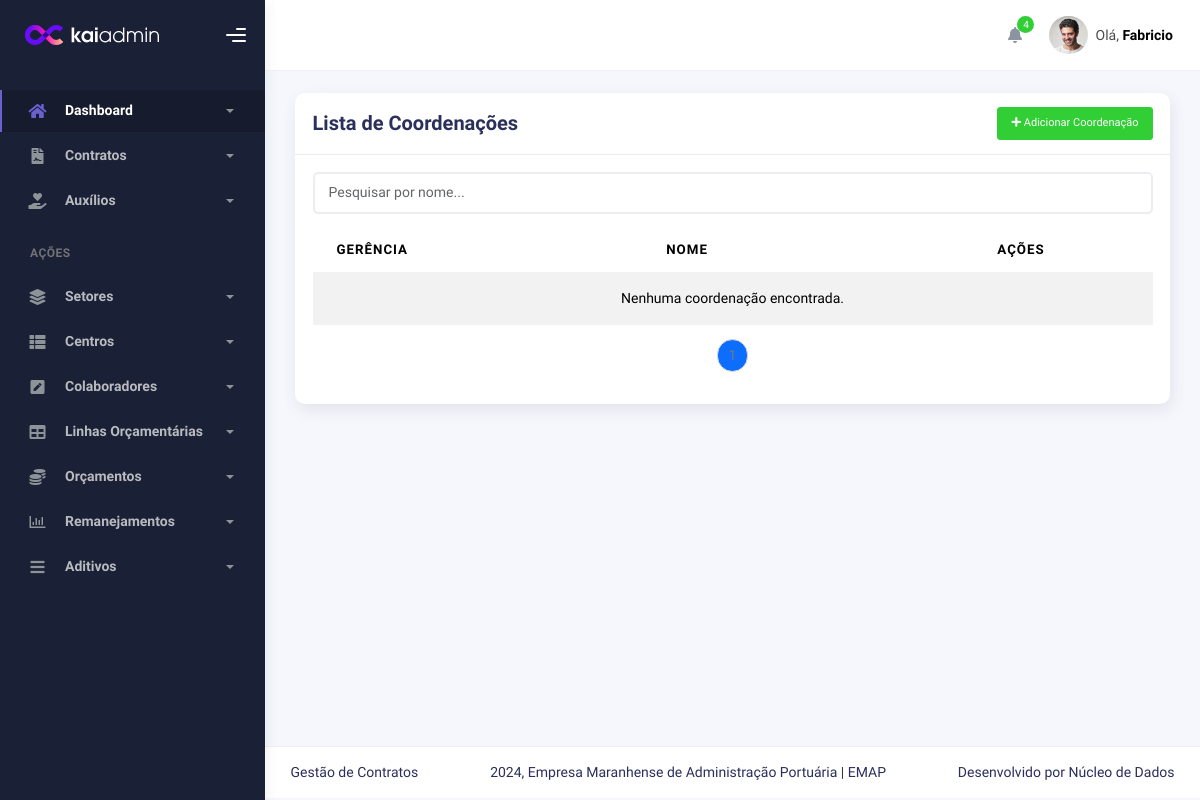
The app's page /setores/listarcoordenacoes/, older data.
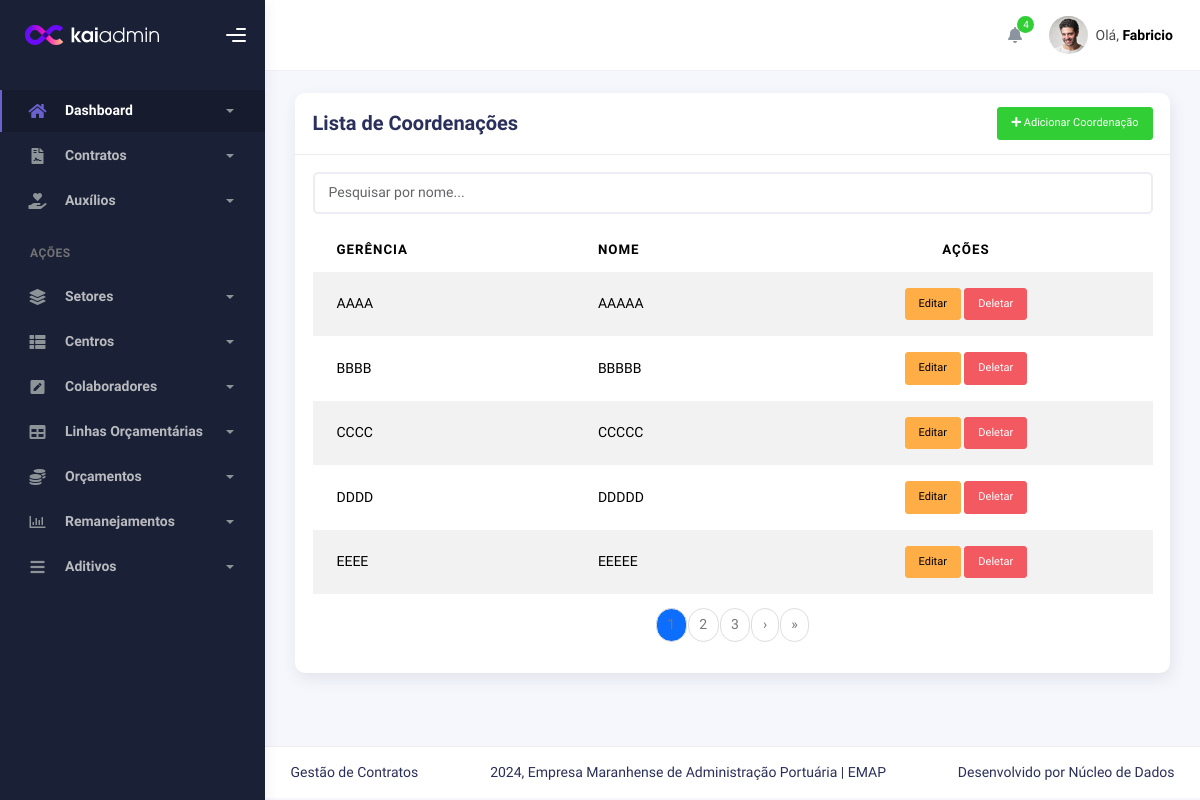
The same page, newer data.
### sectors/models.py (models this page shows, shortened)
class Coordenacao(models.Model):
    nome = models.CharField(max_length=100,unique=True)
    gerencia = models.ForeignKey(Gerencia, on_delete=models.CASCADE, related_name='coordenacoes')
    class Meta:
        verbose_name = 'Coordenação'
        verbose_name_plural = 'Coordenações'
        unique_together = ('gerencia','nome')

class Gerencia(models.Model):
    nome = models.CharField(max_length=100,unique=True)
    direcao = models.ForeignKey(Direcao, on_delete=models.CASCADE, related_name='gerencias')
    class Meta:
        verbose_name = 'Gerência'
        verbose_name_plural = 'Gerências'
        unique_together = ('direcao','nome')

### sectors/views.py (the view)
# urls.py: path('listarcoordenacoes/', CoordenacaoListView.as_view(), name='coordenacao_list'),
class CoordenacaoListView(ListView):
    model = Coordenacao
    template_name = 'coordenacao_list.html'
    context_object_name = 'coordenacoes'
    paginate_by = 5
    def get_queryset(self):
        query = self.request.GET.get('search')
        if query:
            return Coordenacao.objects.filter(nome__icontains=query)
        return Coordenacao.objects.all()

### sectors/templates/coordenacao_list.html (shortened to what this page needs)
{% extends 'index.html' %}
{% block 'conteudo' %}
<div class="container">
    <div class="page-inner">
        <div class="row">
            <div class="col-md-12">
                <div class="card">
                    <div class="card-header d-flex justify-content-between align-items-center">
                        <h4 class="card-title">Lista de Coordenações</h4>
                        <a href="{% url 'coordenacao_create' %}" class="btn btn-success btn-sm">
                            <i class="fas fa-plus"></i> Adicionar Coordenação
                        </a>
                    </div>
                    <div class="card-body">
                        <div class="input-group mb-3">
                            <input type="text" id="searchInput" class="form-control" placeholder="Pesquisar por nome...">
                        </div>
                        <table class="table table-striped">
                            <thead>
                                <tr>
                                    <th>Gerência</th>
                                    <th>Nome</th>
                                    <th class="text-center">Ações</th>
                                </tr>
                            </thead>
                            <tbody id="coordenacaoTable">
                                {% for coordenacao in page_obj %}
                                <tr>
                                    <td>{{ coordenacao.gerencia.nome }}</td>
                                    <td>{{ coordenacao.nome }}</td>
                                    <td class="text-center">
                                        <a href="{% url 'coordenacao_update' coordenacao.pk %}" class="btn btn-warning btn-sm">Editar</a>
                                        <a href="{% url 'coordenacao_delete' coordenacao.pk %}" class="btn btn-danger btn-sm">Deletar</a>
                                    </td>
                                </tr>
                                {% empty %}
                                <tr>
                                    <td colspan="3" class="text-center">Nenhuma coordenação encontrada.</td>
                                </tr>
                                {% endfor %}
                            </tbody>
                        </table>
                        <nav>
                            <ul class="pagination justify-content-center">
                                {% for num in page_obj.paginator.page_range %}
                                    {% if page_obj.number == num %}
                                        <li class="page-item active"><span class="page-link">{{ num }}</span></li>
                                    {% elif num > page_obj.number|add:'-3' and num < page_obj.number|add:'3' %}
                                        <li class="page-item"><a class="page-link" href="?page={{ num }}">{{ num }}</a></li>
                                    {% endif %}
                                {% endfor %}
                                {% if page_obj.has_next %}
                                <li class="page-item">
                                    <a class="page-link" href="?page={{ page_obj.next_page_number }}" aria-label="Próximo">
                                        <span aria-hidden="true">&rsaquo;</span>
                                    </a>
                                </li>
                                <li class="page-item">
                                    <a class="page-link" href="?page={{ page_obj.paginator.num_pages }}" aria-label="Último">
                                        <span aria-hidden="true">&raquo;</span>
                                    </a>
                                </li>
                                {% endif %}
                            </ul>
                        </nav>
                    </div>
                </div>
            </div>
        </div>
    </div>
</div>
{% endblock %}

Row changes from the older to the newer data that the page shows:
added Coordenacao: gerencia.nome "AAAA", nome "AAAAA"
added Coordenacao: gerencia.nome "BBBB", nome "BBBBB"
added Coordenacao: gerencia.nome "CCCC", nome "CCCCC"
added Coordenacao: gerencia.nome "DDDD", nome "DDDDD"
added Coordenacao: gerencia.nome "EEEE", nome "EEEEE"
Text that changed along with them:
new list line: "2"
new list line: "3"
text no longer shown: "Nenhuma coordenação encontrada."
